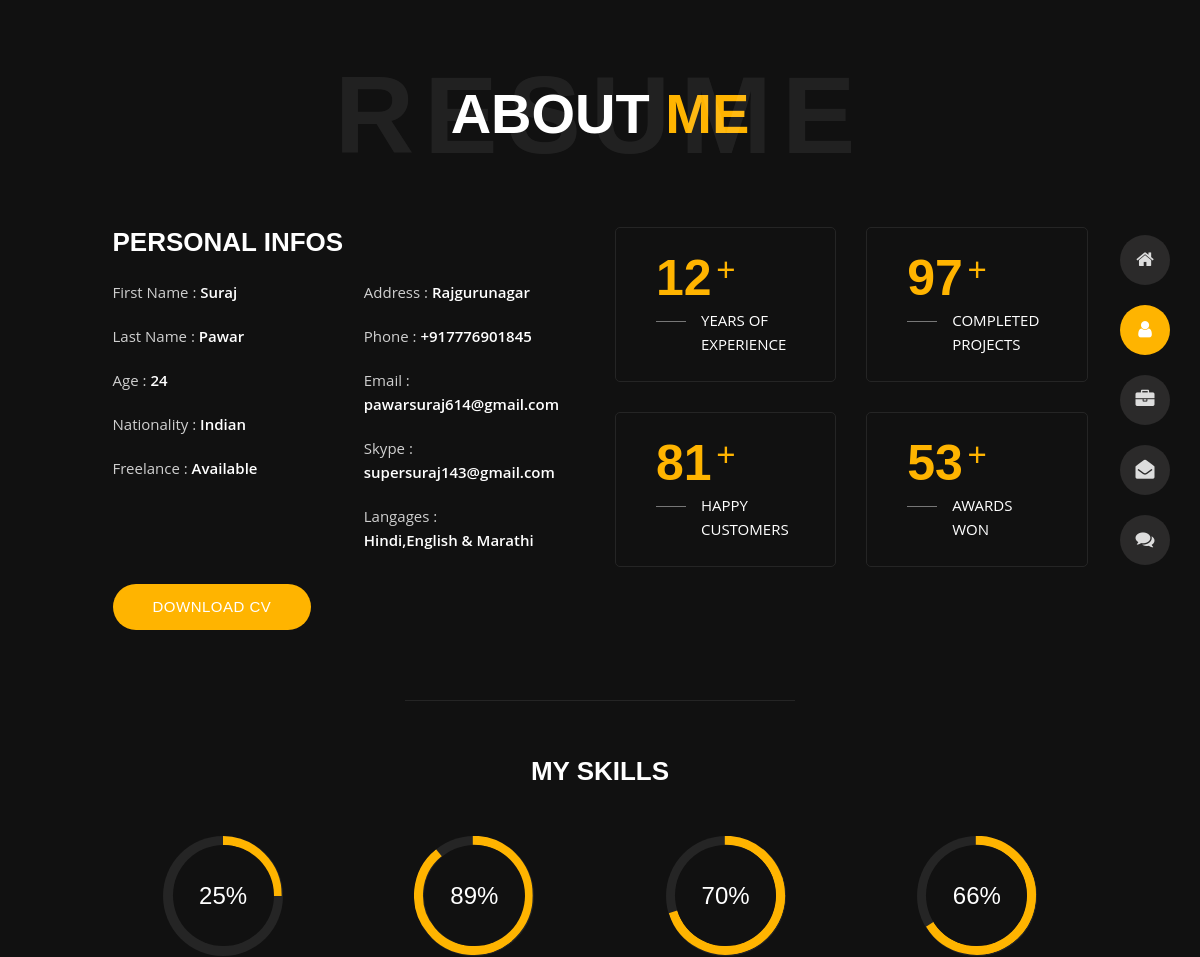
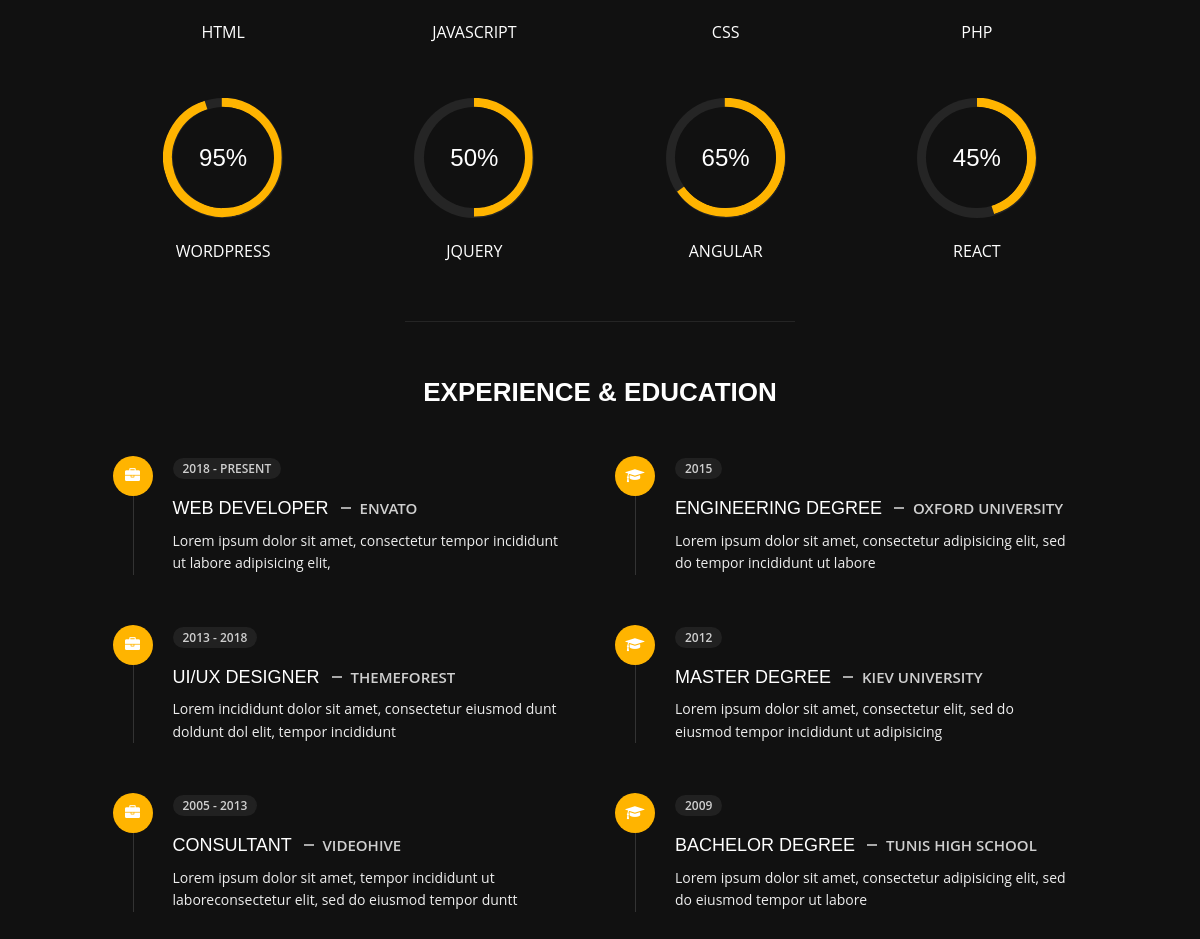
The page /about/ on the database its author committed (2 pictures, top to bottom).
### resume/models.py (models this page shows)
class Resume(models.Model):
    First_Name=models.CharField(max_length=30)
    Last_Name=models.CharField(max_length=30)
    Age=models.CharField(max_length=30)
    Nationality=models.CharField(max_length=30)
    Freelance=models.CharField(max_length=30,default="Available")
    Address=models.CharField(max_length=30)
    Phone=models.CharField(max_length=30)
    Email=models.CharField(max_length=30)
    Skype=models.CharField(max_length=30)
    Languages=models.CharField(max_length=30)

### resume/views.py (the view)
# urls.py: path('about/',views.about,name="about"),
def about(request):
    resume=Resume.objects.get(pk=1)
    return render(request,'resume/about.html',{"resume":resume})

### resume/templates/resume/about.html (shortened to what this page needs)
{% extends 'resume/base_2.html' %}
{% block content %}
<section class="title-section text-left text-sm-center revealator-slideup revealator-once revealator-delay1">
    <h1>ABOUT <span>ME</span></h1>
    <span class="title-bg">Resume</span>
</section>
<section class="main-content revealator-slideup revealator-once revealator-delay1">
    <div class="container">
        <div class="row">
            <div class="col-12 col-lg-5 col-xl-6">
                <div class="row">
                    <div class="col-12">
                        <h3 class="text-uppercase custom-title mb-0 ft-wt-600">personal infos</h3>
                    </div>
                    <div class="col-6">
                        <ul class="about-list list-unstyled open-sans-font">
                            <li> <span class="title">first name :</span> <span class="value d-block d-sm-inline-block d-lg-block d-xl-inline-block">{{resume.First_Name}}</span> </li>
                            <li> <span class="title">last name :</span> <span class="value d-block d-sm-inline-block d-lg-block d-xl-inline-block">{{resume.Last_Name}}</span> </li>
                            <li> <span class="title">Age :</span> <span class="value d-block d-sm-inline-block d-lg-block d-xl-inline-block">{{resume.Age}}</span> </li>
                            <li> <span class="title">Nationality :</span> <span class="value d-block d-sm-inline-block d-lg-block d-xl-inline-block">{{resume.Nationality}}</span> </li>
                            <li> <span class="title">Freelance :</span> <span class="value d-block d-sm-inline-block d-lg-block d-xl-inline-block">{{resume.Freelance}}</span> </li>
                        </ul>
                    </div>
                    <div class="col-6">
                        <ul class="about-list list-unstyled open-sans-font">
                            <li> <span class="title">Address :</span> <span class="value d-block d-sm-inline-block d-lg-block d-xl-inline-block">{{resume.Address}}</span> </li>
                            <li> <span class="title">phone :</span> <span class="value d-block d-sm-inline-block d-lg-block d-xl-inline-block">{{resume.Phone}}</span> </li>
                            <li> <span class="title">Email :</span> <span class="value d-block d-sm-inline-block d-lg-block d-xl-inline-block">{{resume.Email}}</span> </li>
                            <li> <span class="title">Skype :</span> <span class="value d-block d-sm-inline-block d-lg-block d-xl-inline-block">{{resume.Skype}}</span> </li>
                            <li> <span class="title">langages :</span> <span class="value d-block d-sm-inline-block d-lg-block d-xl-inline-block">{{resume.Languages}}</span> </li>
                        </ul>
                    </div>
                    <div class="col-12 mt-3">
                        <a href="about.html" class="btn btn-download">Download CV</a>
                    </div>
                </div>
            </div>
            <div class="col-12 col-lg-7 col-xl-6 mt-5 mt-lg-0">
                <div class="row">
                    <div class="col-6">
                        <div class="box-stats with-margin">
                            <h3 class="poppins-font position-relative">12</h3>
                            <p class="open-sans-font m-0 position-relative text-uppercase">years of <span class="d-block">experience</span></p>
                        </div>
                    </div>
                    <div class="col-6">
                        <div class="box-stats with-margin">
                            <h3 class="poppins-font position-relative">97</h3>
                            <p class="open-sans-font m-0 position-relative text-uppercase">completed <span class="d-block">projects</span></p>
                        </div>
                    </div>
                    <div class="col-6">
                        <div class="box-stats">
                            <h3 class="poppins-font position-relative">81</h3>
                            <p class="open-sans-font m-0 position-relative text-uppercase">Happy<span class="d-block">customers</span></p>
                        </div>
                    </div>
                    <div class="col-6">
                        <div class="box-stats">
                            <h3 class="poppins-font position-relative">53</h3>
                            <p class="open-sans-font m-0 position-relative text-uppercase">awards <span class="d-block">won</span></p>
                        </div>
                    </div>
                </div>
            </div>
        </div>
        <hr class="separator">
        <div class="row">
            <div class="col-12">
                <h3 class="text-uppercase pb-4 pb-sm-5 mb-3 mb-sm-0 text-left text-sm-center custom-title ft-wt-600">My Skills</h3>
            </div>
            <div class="col-6 col-md-3 mb-3 mb-sm-5">
                <div class="c100 p25">
                    <span>25%</span>
                </div>
                <h6 class="text-uppercase open-sans-font text-center mt-2 mt-sm-4">html</h6>
            </div>
            <div class="col-6 col-md-3 mb-3 mb-sm-5">
                <div class="c100 p89">
                    <span>89%</span>
                </div>
                <h6 class="text-uppercase open-sans-font text-center mt-2 mt-sm-4">javascript</h6>
            </div>
            <div class="col-6 col-md-3 mb-3 mb-sm-5">
                <div class="c100 p70">
                    <span>70%</span>
                </div>
                <h6 class="text-uppercase open-sans-font text-center mt-2 mt-sm-4">css</h6>
            </div>
            <div class="col-6 col-md-3 mb-3 mb-sm-5">
                <div class="c100 p66">
                    <span>66%</span>
                </div>
                <h6 class="text-uppercase open-sans-font text-center mt-2 mt-sm-4">php</h6>
            </div>
            <div class="col-6 col-md-3 mb-3 mb-sm-5">
                <div class="c100 p95">
                    <span>95%</span>
                </div>
                <h6 class="text-uppercase open-sans-font text-center mt-2 mt-sm-4">wordpress</h6>
            </div>
            <div class="col-6 col-md-3 mb-3 mb-sm-5">
                <div class="c100 p50">
                    <span>50%</span>
                </div>
                <h6 class="text-uppercase open-sans-font text-center mt-2 mt-sm-4">jquery</h6>
            </div>
            <div class="col-6 col-md-3 mb-3 mb-sm-5">
                <div class="c100 p65">
                    <span>65%</span>
                </div>
                <h6 class="text-uppercase open-sans-font text-center mt-2 mt-sm-4">angular</h6>
            </div>
            <div class="col-6 col-md-3 mb-3 mb-sm-5">
                <div class="c100 p45">
                    <span>45%</span>
                </div>
                <h6 class="text-uppercase open-sans-font text-center mt-2 mt-sm-4">react</h6>
            </div>
        </div>
        <hr class="separator mt-1">
        <div class="row">
            <div class="col-12">
                <h3 class="text-uppercase pb-5 mb-0 text-left text-sm-center custom-title ft-wt-600">Experience <span>&</span> Education</h3>
            </div>
            <div class="col-lg-6 m-15px-tb">
                <div class="resume-box">
                    <ul>
                        <li>
                            <div class="icon">
                                <i class="fa fa-briefcase"></i>
                            </div>
                            <span class="time open-sans-font text-uppercase">2018 - Present</span>
                            <h5 class="poppins-font text-uppercase">Web Developer <span class="place open-sans-font">Envato</span></h5>
                            <p class="open-sans-font">Lorem ipsum dolor sit amet, consectetur tempor incididunt ut labore adipisicing elit, </p>
                        </li>
                        <li>
                            <div class="icon">
                                <i class="fa fa-briefcase"></i>
                            </div>
                            <span class="time open-sans-font text-uppercase">2013 - 2018</span>
                            <h5 class="poppins-font text-uppercase">UI/UX Designer <span class="place open-sans-font">Themeforest</span></h5>
                            <p class="open-sans-font">Lorem incididunt dolor sit amet, consectetur eiusmod dunt doldunt dol elit, tempor incididunt</p>
                        </li>
                        <li>
                            <div class="icon">
                                <i class="fa fa-briefcase"></i>
                            </div>
                            <span class="time open-sans-font text-uppercase">2005 - 2013</span>
                            <h5 class="poppins-font text-uppercase">Consultant <span class="place open-sans-font">Videohive</span></h5>
                            <p class="open-sans-font">Lorem ipsum dolor sit amet, tempor incididunt ut laboreconsectetur elit, sed do eiusmod tempor duntt</p>
                        </li>
                    </ul>
                </div>
            </div>
            <div class="col-lg-6 m-15px-tb">
                <div class="resume-box">
                    <ul>
                        <li>
                            <div class="icon">
                                <i class="fa fa-graduation-cap"></i>
                            </div>
                            <span class="time open-sans-font text-uppercase">2015</span>
                            <h5 class="poppins-font text-uppercase">Engineering Degree <span class="place open-sans-font">Oxford University</span></h5>
                            <p class="open-sans-font">Lorem ipsum dolor sit amet, consectetur adipisicing elit, sed do tempor incididunt ut labore</p>
                        </li>
                        <li>
                            <div class="icon">
                                <i class="fa fa-graduation-cap"></i>
                            </div>
                            <span class="time open-sans-font text-uppercase">2012</span>
                            <h5 class="poppins-font text-uppercase">Master Degree <span class="place open-sans-font">Kiev University</span></h5>
                            <p class="open-sans-font">Lorem ipsum dolor sit amet, consectetur elit, sed do eiusmod tempor incididunt ut adipisicing</p>
                        </li>
                        <li>
                            <div class="icon">
                                <i class="fa fa-graduation-cap"></i>
                            </div>
                            <span class="time open-sans-font text-uppercase">2009</span>
                            <h5 class="poppins-font text-uppercase">Bachelor Degree <span class="place open-sans-font">Tunis High School</span></h5>
                            <p class="open-sans-font">Lorem ipsum dolor sit amet, consectetur adipisicing elit, sed do eiusmod tempor ut labore</p>
                        </li>
                    </ul>
                </div>
            </div>
        </div>
    </div>
</section>
{% endblock content %}

### resume/static/css/circle.css (style rules this page uses)
.c100 { position: relative; font-size: 120px; width: 1em; height: 1em; border-radius: 50%; float: left; margin: 0 0.1em 0.1em 0; background-color: #cccccc; }
.c100 *, .c100 *:before, .c100 *:after { -webkit-box-sizing: content-box; -moz-box-sizing: content-box; box-sizing: content-box; }
.c100 > span { position: absolute; width: 100%; z-index: 1; left: 0; top: 0; width: 5em; line-height: 5em; font-size: 0.2em; color: #cccccc; display: block; text-align: center; white-space: nowrap; -webkit-transition-property: all; -moz-transition-property: all; -o-transition-property: all; transition-property: all; -webkit-transition-duration: 0.2s; -moz-transition-duration: 0.2s; -o-transition-duration: 0.2s; transition-duration: 0.2s; -webkit-transition-timing-function: ease-out; -moz-transition-timing-function: ease-out; -o-transition-timing-function: ease-out; transition-timing-function: ease-out; }
.c100:after { position: absolute; top: 0.08em; left: 0.08em; display: block; content: " "; border-radius: 50%; background-color: #f5f5f5; width: 0.84em; height: 0.84em; -webkit-transition-property: all; -moz-transition-property: all; -o-transition-property: all; transition-property: all; -webkit-transition-duration: 0.2s; -moz-transition-duration: 0.2s; -o-transition-duration: 0.2s; transition-duration: 0.2s; -webkit-transition-timing-function: ease-in; -moz-transition-timing-function: ease-in; -o-transition-timing-function: ease-in; transition-timing-function: ease-in; }

### resume/static/css/skins/yellow.css (style rules this page uses)
.home h1, .about .box-stats h3, .title-section h1 span, #menu li.active a, body.light #menu li.active a, .blog .post-container:hover .post-content .entry-header h3 a, .blog .post-content .entry-header h3 a:hover, .contact .custom-span-contact i, .portfolio .slideshow figcaption h3, .portfolio .slideshow a, .portfolio .grid figure:hover figcaption, .blog-post .meta i { color: #ffb400; }
.about .resume-box .icon, .contact ul.social li a:hover, body.light.contact ul.social li a:hover, .preloader .loader, .blog .page-link:hover, .blog .page-item.active .page-link, body.light.blog .page-link:hover, body.light.blog .page-item.active .page-link, .portfolio .grid li figure div, .header ul.icon-menu li.icon-box.active, .header ul.icon-menu li.icon-box:hover, body.light .header ul.icon-menu li.icon-box.active, body.light .header ul.icon-menu li.icon-box:hover, .btn, .header .icon-box h2, .home .color-block, .title-section hr, .portfolio .slideshow .carousel-indicators li.active { background-color: #ffb400; }

### rows shown on the page
Resume: First_Name "Suraj", Last_Name "Pawar", Age "24", Nationality "Indian", Freelance "Available", Address "Rajgurunagar", Phone "+917776901845", Email "pawarsuraj614@gmail.com", Skype "supersuraj143@gmail.com", Languages "Hindi,English & Marathi"
